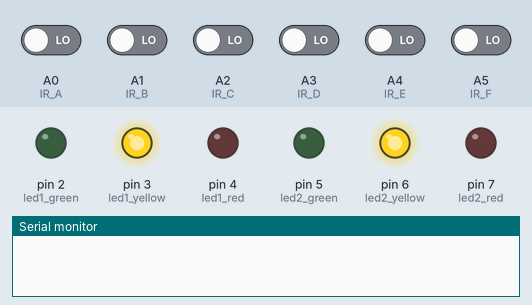
This sketch was run on a simulated Arduino Uno, built with avr-gcc and run on an emulated ATmega328P. On the bench: output pins drawn as LEDs (lit = HIGH), the last lines printed to the serial monitor. Inputs (shaded band) come from the test bench; at power-on: A0 (IR_A), A1 (IR_B), A2 (IR_C), A3 (IR_D), A4 (IR_E), A5 (IR_F) LOW.

Above: at 5.1 s.
At 18.4 s:
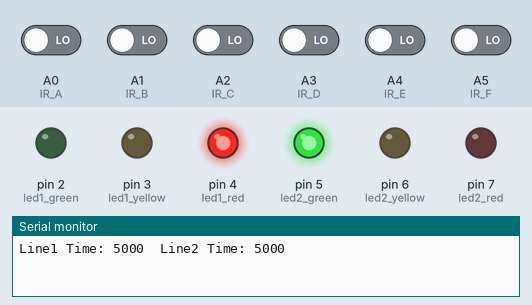
18.5 s: A0 (IR_A) driven LOW
At 24.6 s:
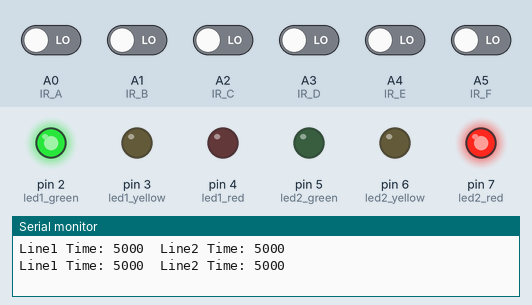
Timing chart, 0 to 42.5 s (numbered marks = the images above; inputs shaded):
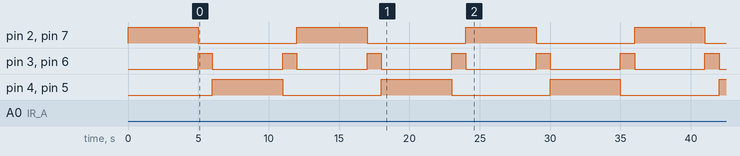

Measured:
- by itself, pin 2 (led1_green), pin 4 (led1_red), pin 5 (led2_green), pin 7 (led2_red): alternates HIGH for 5.0 s and LOW for 7.0 s
- by itself, pin 3 (led1_yellow), pin 6 (led2_yellow): alternates HIGH for 1.0 s and LOW for 5.0 s

The sketch:

sketch_mar11a.ino
```cpp
const int IR_A = A0;
const int IR_B = A1;
const int IR_C = A2;
const int IR_D = A3;
const int IR_E = A4;
const int IR_F = A5;

const int led1_red = 4;
const int led1_green = 2;
const int led1_yellow = 3;

const int led2_red = 7;
const int led2_green = 5;
const int led2_yellow = 6;

unsigned int line1_time=5000;
unsigned int line2_time=5000;

void all_led_off()
{
  digitalWrite(led1_red, LOW);
  digitalWrite(led1_green, LOW);
  digitalWrite(led1_yellow, LOW);
  digitalWrite(led2_red, LOW);
  digitalWrite(led2_green, LOW);
  digitalWrite(led2_yellow, LOW);
}


void all_led_on()
{
  digitalWrite(led1_red, HIGH);
  digitalWrite(led1_green, HIGH);
  digitalWrite(led1_yellow, HIGH);
  digitalWrite(led2_red, HIGH);
  digitalWrite(led2_green, HIGH);
  digitalWrite(led2_yellow, HIGH);
}

void setup()
{
  Serial.begin(9600);
  pinMode(IR_A,  INPUT);
  pinMode(IR_B, INPUT);
  pinMode(IR_C, INPUT);
  pinMode(IR_D,  INPUT);
  pinMode(IR_E, INPUT);
  pinMode(IR_F, INPUT);
  pinMode(led1_red,  OUTPUT);
  pinMode(led1_green,  OUTPUT);
  pinMode(led1_yellow,  OUTPUT);
  pinMode(led2_red,  OUTPUT);
  pinMode(led2_green,  OUTPUT);
  pinMode(led2_yellow,  OUTPUT);


}

void run_traffic_lights()
{
  all_led_off();
  digitalWrite(led1_green, HIGH);
  digitalWrite(led2_red, HIGH);
  delay(line1_time);
  all_led_off();
  digitalWrite(led1_yellow, HIGH);
  digitalWrite(led2_yellow, HIGH);
  delay(1000);
  all_led_off();
  digitalWrite(led1_red, HIGH);
  digitalWrite(led2_green, HIGH);
  delay(line2_time);
  all_led_off();
  digitalWrite(led1_yellow, HIGH);
  digitalWrite(led2_yellow, HIGH);
  delay(1000);
  all_led_off();
}
void loop()
{
  run_traffic_lights();
  line1_time = 5000;
  line2_time = 5000;

  if(digitalRead(IR_A) == HIGH)
  {
    line1_time = 20000;
  }
  if(digitalRead(IR_B) == HIGH)
  {
    line1_time = 30000;
  }
  if(digitalRead(IR_C) == HIGH)
  {
    line1_time = 40000;
  }

  if(digitalRead(IR_D) == HIGH)
  {
    line2_time = 20000;
  }
  if(digitalRead(IR_E) == HIGH)
  {
    line2_time = 30000;
  }
  if(digitalRead(IR_F) == HIGH)
  {
    line2_time = 40000;
  }


  Serial.print("Line1 Time: ");
  Serial.print(line1_time);
  Serial.print("  Line2 Time: ");
  Serial.println(line2_time);


}
```
